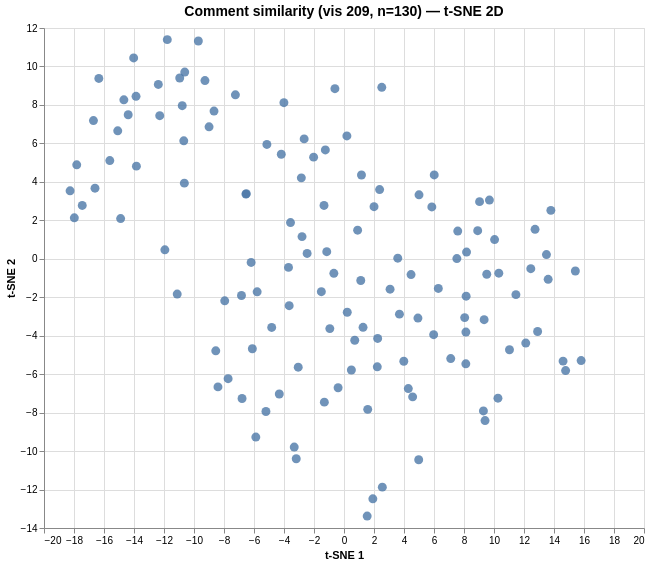

Vega-Lite specification stored for this chart:
### Vega specification from a JSON file in a GitHub repository (floating-point values rounded to 4 significant figures; data arrays with more than 128 entries replaced by an {"elided": "..."} marker saying what was removed)
{"$schema": "https://vega.github.io/schema/vega/v6.json", "data": [{"name": "param_1e9efca18e7a2868_store"}, {"name": "source_0", "values": {"elided": "130 records"}}, {"name": "source_0_x_domain_dim_1", "values": [{"min": -18.26, "max": 15.81}]}, {"name": "source_0_y_domain_dim_2", "values": [{"min": -13.38, "max": 11.39}]}], "signals": [{"name": "unit", "value": {}, "on": [{"events": "pointermove", "update": "isTuple(group()) ? group() : unit"}]}, {"name": "param_1e9efca18e7a2868", "update": "vlSelectionResolve(\"param_1e9efca18e7a2868_store\", \"union\")"}, {"name": "param_1e9efca18e7a2868_dim_1", "on": [{"events": [{"source": "view", "type": "dblclick"}], "update": "null"}, {"events": {"signal": "param_1e9efca18e7a2868_translate_delta"}, "update": "panLinear(param_1e9efca18e7a2868_translate_anchor.extent_x, -param_1e9efca18e7a2868_translate_delta.x / width)"}, {"events": {"signal": "param_1e9efca18e7a2868_zoom_delta"}, "update": "zoomLinear(domain(\"x\"), param_1e9efca18e7a2868_zoom_anchor.x, param_1e9efca18e7a2868_zoom_delta)"}]}, {"name": "param_1e9efca18e7a2868_dim_2", "on": [{"events": [{"source": "view", "type": "dblclick"}], "update": "null"}, {"events": {"signal": "param_1e9efca18e7a2868_translate_delta"}, "update": "panLinear(param_1e9efca18e7a2868_translate_anchor.extent_y, param_1e9efca18e7a2868_translate_delta.y / height)"}, {"events": {"signal": "param_1e9efca18e7a2868_zoom_delta"}, "update": "zoomLinear(domain(\"y\"), param_1e9efca18e7a2868_zoom_anchor.y, param_1e9efca18e7a2868_zoom_delta)"}]}, {"name": "param_1e9efca18e7a2868_tuple", "on": [{"events": [{"signal": "param_1e9efca18e7a2868_dim_1 || param_1e9efca18e7a2868_dim_2"}], "update": "param_1e9efca18e7a2868_dim_1 && param_1e9efca18e7a2868_dim_2 ? {unit: \"\", fields: param_1e9efca18e7a2868_tuple_fields, values: [param_1e9efca18e7a2868_dim_1,param_1e9efca18e7a2868_dim_2]} : null"}]}, {"name": "param_1e9efca18e7a2868_tuple_fields", "value": [{"field": "dim_1", "channel": "x", "type": "R"}, {"field": "dim_2", "channel": "y", "type": "R"}]}, {"name": "param_1e9efca18e7a2868_translate_anchor", "value": {}, "on": [{"events": [{"source": "scope", "type": "pointerdown"}], "update": "{x: x(unit), y: y(unit), extent_x: domain(\"x\"), extent_y: domain(\"y\")}"}]}, {"name": "param_1e9efca18e7a2868_translate_delta", "value": {}, "on": [{"events": [{"source": "window", "between": [{"source": "scope", "type": "pointerdown"}, {"source": "window", "type": "pointerup"}], "type": "pointermove", "consume": true}], "update": "{x: param_1e9efca18e7a2868_translate_anchor.x - x(unit), y: param_1e9efca18e7a2868_translate_anchor.y - y(unit)}"}]}, {"name": "param_1e9efca18e7a2868_zoom_anchor", "on": [{"events": [{"source": "scope", "type": "wheel", "consume": true}], "update": "{x: invert(\"x\", x(unit)), y: invert(\"y\", y(unit))}"}]}, {"name": "param_1e9efca18e7a2868_zoom_delta", "on": [{"events": [{"source": "scope", "consume": true, "type": "wheel"}], "update": "pow(1.001, event.deltaY * pow(16, event.deltaMode))", "force": true}]}, {"name": "param_1e9efca18e7a2868_modify", "on": [{"events": {"signal": "param_1e9efca18e7a2868_tuple"}, "update": "modify(\"param_1e9efca18e7a2868_store\", param_1e9efca18e7a2868_tuple, true)"}]}], "marks": [{"type": "symbol", "name": "marks", "from": {"data": "source_0"}, "encode": {"update": {"size": {"value": 80}, "y": {"field": "dim_2", "scale": "y"}, "tooltip": {"signal": "{\"Comment #\": format(datum[\"index\"], \"\"), \"Comment\": isValid(datum[\"comment\"]) ? datum[\"comment\"] : \"\"+datum[\"comment\"]}"}, "shape": {"value": "circle"}, "x": {"field": "dim_1", "scale": "x"}, "opacity": {"value": 0.8}, "fill": {"value": "#4c78a8"}}}, "style": ["circle"], "interactive": true, "clip": true}], "scales": [{"name": "x", "type": "linear", "domain": [{"signal": "(data(\"source_0_x_domain_dim_1\")[0] || {}).min"}, {"signal": "(data(\"source_0_x_domain_dim_1\")[0] || {}).max"}], "range": [0, {"signal": "width"}], "nice": true, "zero": true, "domainRaw": {"signal": "param_1e9efca18e7a2868[\"dim_1\"]"}}, {"name": "y", "type": "linear", "domain": [{"signal": "(data(\"source_0_y_domain_dim_2\")[0] || {}).min"}, {"signal": "(data(\"source_0_y_domain_dim_2\")[0] || {}).max"}], "range": [{"signal": "height"}, 0], "domainRaw": {"signal": "param_1e9efca18e7a2868[\"dim_2\"]"}, "zero": true, "nice": true}], "axes": [{"scale": "x", "gridScale": "y", "tickCount": {"signal": "ceil(width/40)"}, "ticks": false, "domain": false, "zindex": 0, "minExtent": 0, "maxExtent": 0, "labels": false, "aria": false, "grid": true, "orient": "bottom"}, {"scale": "y", "grid": true, "gridScale": "x", "domain": false, "labels": false, "aria": false, "orient": "left", "zindex": 0, "tickCount": {"signal": "ceil(height/40)"}, "maxExtent": 0, "minExtent": 0, "ticks": false}, {"scale": "x", "grid": false, "labelFlush": true, "zindex": 0, "orient": "bottom", "labelOverlap": true, "tickCount": {"signal": "ceil(width/40)"}, "title": "t-SNE 1"}, {"scale": "y", "grid": false, "labelOverlap": true, "title": "t-SNE 2", "tickCount": {"signal": "ceil(height/40)"}, "orient": "left", "zindex": 0}], "title": {"text": "Comment similarity (vis 209, n=130) — t-SNE 2D", "fontSize": 14, "frame": "group"}, "style": "cell", "height": 500, "background": "white", "padding": 5, "width": 600}
